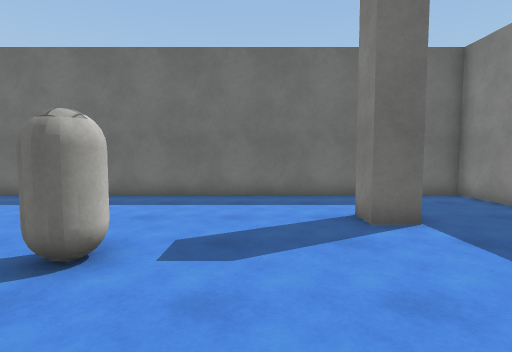
[1] (above)

13 first-person views from a walk through a Unity game level. The camera is 1.4 m above the floor, tilts 4° down and sees 80° across. The floor is counted in squares, 1 m on a side. Each view is taken from the middle of a square. On the plan, view 1 faces up. The plan holds only what a view shows up to about 14 squares ahead; the rest is blank. Surface patterns are stand-ins for the level's own textures.

[2]
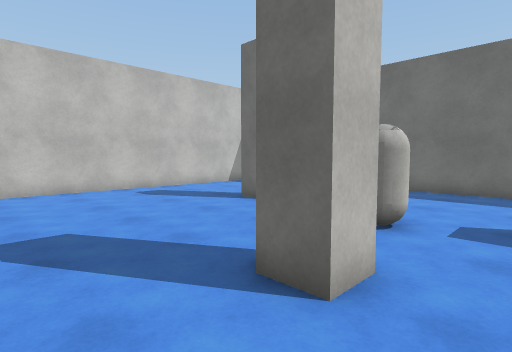

[3]
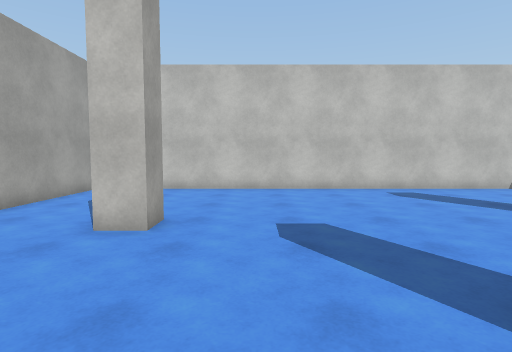

[4]
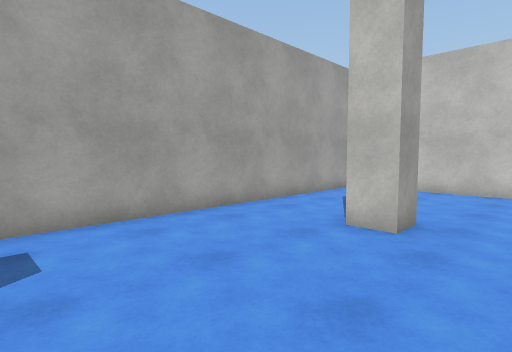

[5]
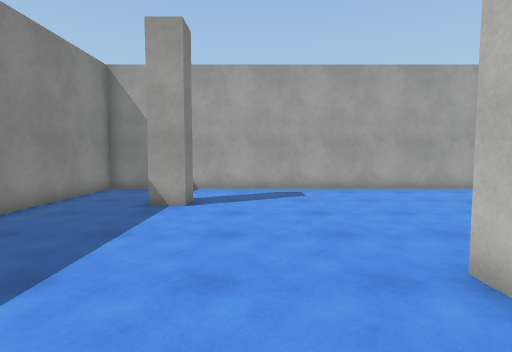

[6]
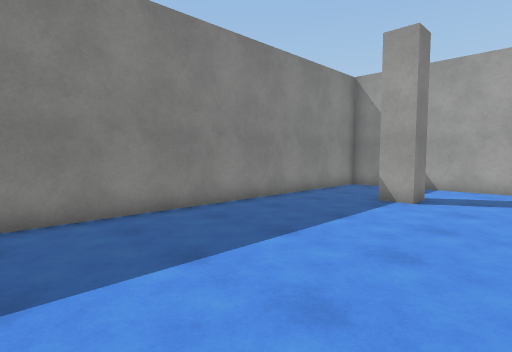

[7]
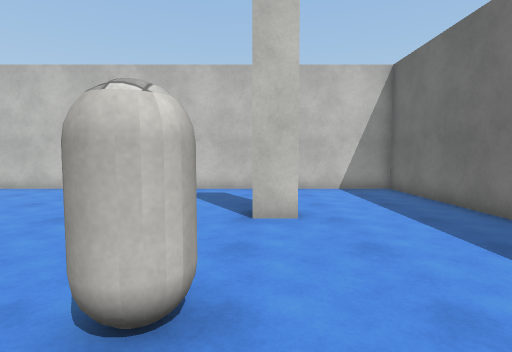

[8]
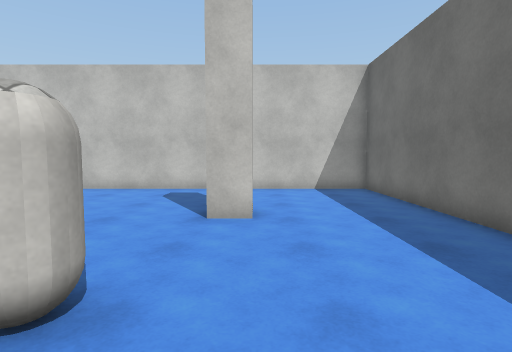

[9]
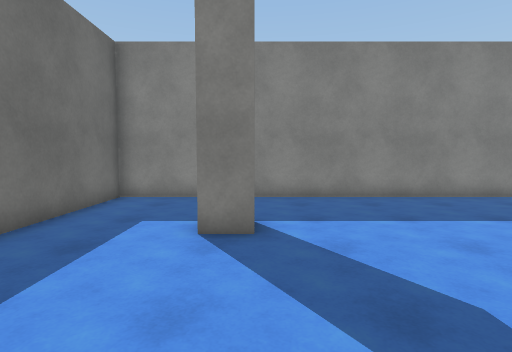

[10]
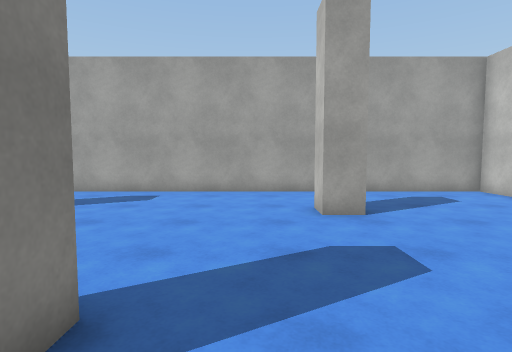

[11]
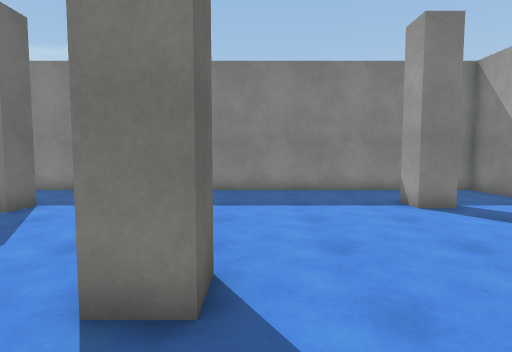

[12]
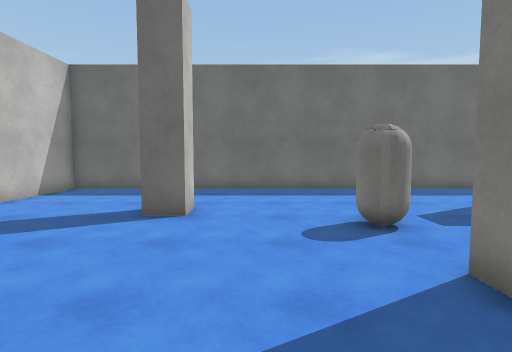

[13]
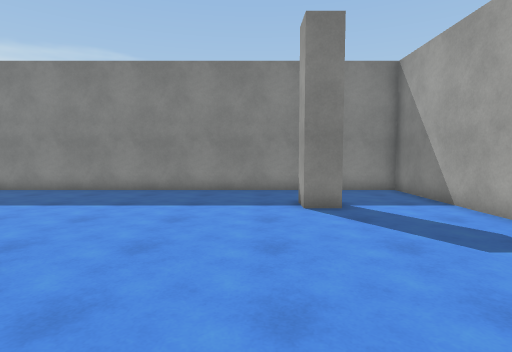

### Floor plan
Points are (right, up) in squares from view 1. A wall is a line through its corners. A room is listed if a view was taken in it or the views show most of it. See-through windows are left out.
Room 1 (views 1, 2, 3, 4, 5, 6, 7, 8, 9, 10, 11, 12, 13)
walls: (-1.5, 1.6) (-1.5, 0.5) (-2.5, 0.5) (-2.5, 1.5); (-6.6, -4) (-5.5, -4) (-5.5, -5); (-6.6, 6) (-6.6, 4.9) (-7.6, 4.9); (3.4, 6) (2.3, 6) (2.3, 7.1); (2.9, -5.4) (2.9, -4.3) (4, -4.3); (-12.5, -8.5) (7, -8.5) (7, 10.5) (-12.5, 10.5) (-12.5, -8.5)
objects: capsule (-3, 4) to (-2, 4)

Where each view was taken, in squares from view 1:
view 1: 0 up, 0 right, facing up
view 2: 2 down, 0 right, facing up-left
view 3: 2 down, 0 right, facing left
view 4: 2 down, 0 right, facing down-left
view 5: 4 up, 1 right, facing down
view 6: 5 up, 0 right, facing down-right
view 7: 5 up, 0 right, facing left
view 8: 6 up, 0 right, facing left
view 9: 6 up, 3 left, facing right
view 10: 3 up, 4 left, facing down
view 11: 0 up, 5 left, facing right
view 12: 2 down, 5 left, facing up
view 13: 3 down, 5 left, facing right
